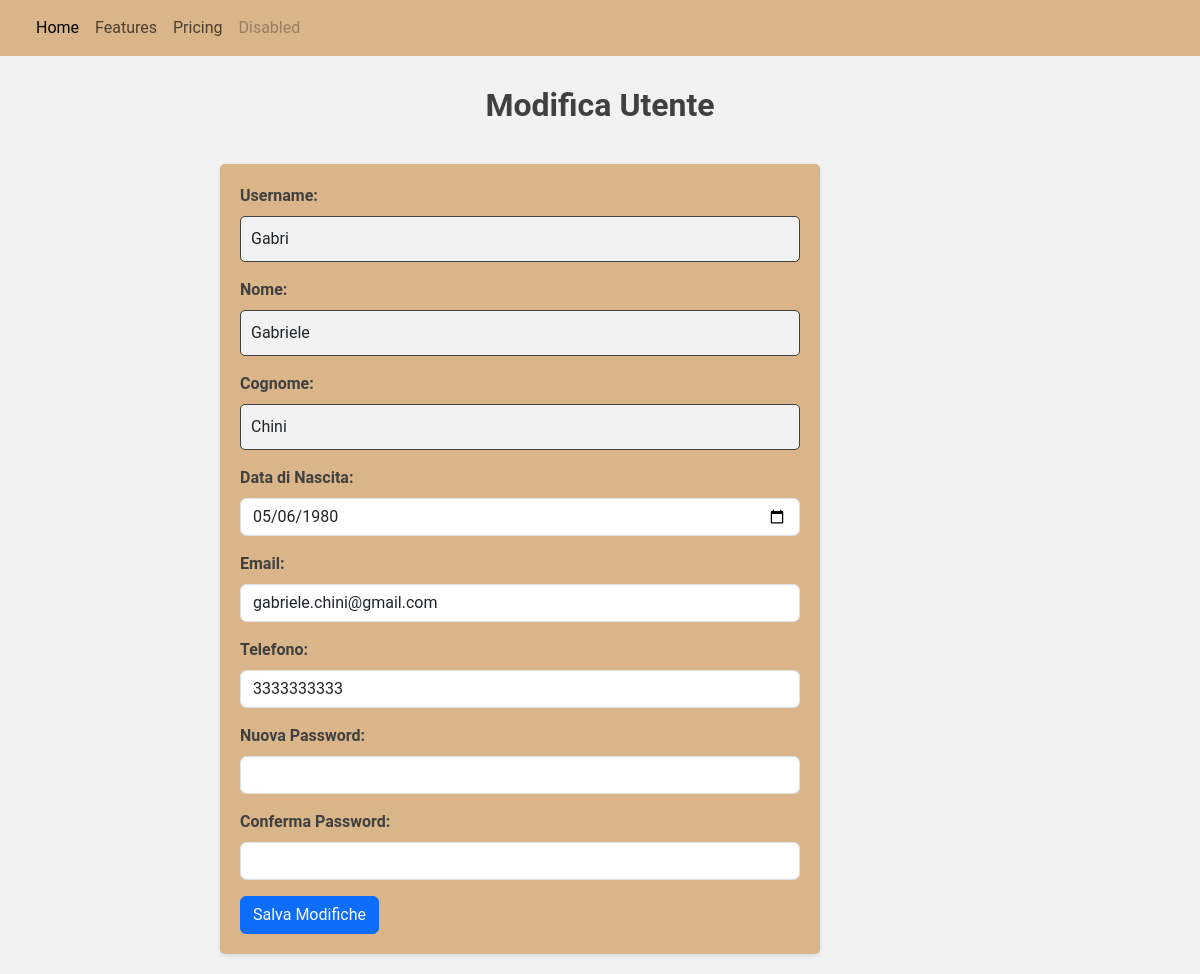
Page /modifyUser.php?id=1 on the committed database.
### tables this page shows
CREATE TABLE `utente` (
  `Codice` int(11) NOT NULL,
  `Username` varchar(255) DEFAULT NULL,
  `Password` varchar(255) DEFAULT NULL,
  `Nome` varchar(255) DEFAULT NULL,
  `Cognome` varchar(255) DEFAULT NULL,
  `DataNascita` date DEFAULT NULL,
  `Email` varchar(255) DEFAULT NULL,
  `Tel` varchar(20) DEFAULT NULL
);

### modifyUser.php (the view, shortened to what this page needs)
<!DOCTYPE html>
<html lang="it">
<head>
    <link href="https://cdn.jsdelivr.net/npm/bootstrap@5.3.3/dist/css/bootstrap.min.css" rel="stylesheet">
    <link rel="stylesheet" href="stylesheet/style.css">
</head>
<body>
    <?php
    include "navbar.php";
    include 'connection.php';
    if(isset($_GET['id']) && !empty($_GET['id'])) {
        $user_id = $_GET['id'];
        $user_sql = $conn->prepare("SELECT * FROM utente WHERE Codice = ?");
        $user_sql->bind_param("i", $user_id);
        $user_sql->execute();
        $user_result = $user_sql->get_result();
        if ($user_result->num_rows == 1) {
            $user_row = $user_result->fetch_assoc();
    ?>
            <div class="container">
                <h1>Modifica Utente</h1>
                <form method="post">
                    <div class="mb-3">
                        <label for="username" class="form-label">Username:</label>
                        <input type="text" class="form-control" id="username" name="username" value="<?php echo $user_row['Username']; ?>" required>
                    </div>
                    <div class="mb-3">
                        <label for="nome" class="form-label">Nome:</label>
                        <input type="text" class="form-control" id="nome" name="nome" value="<?php echo $user_row['Nome']; ?>" required>
                    </div>
                    <div class="mb-3">
                        <label for="cognome" class="form-label">Cognome:</label>
                        <input type="text" class="form-control" id="cognome" name="cognome" value="<?php echo $user_row['Cognome']; ?>" required>
                    </div>
                    <div class="mb-3">
                        <label for="data_nascita" class="form-label">Data di Nascita:</label>
                        <input type="date" class="form-control" id="data_nascita" name="data_nascita" value="<?php echo $user_row['DataNascita']; ?>" required>
                    </div>
                    <div class="mb-3">
                        <label for="email" class="form-label">Email:</label>
                        <input type="email" class="form-control" id="email" name="email" value="<?php echo $user_row['Email']; ?>" required>
                    </div>
                    <div class="mb-3">
                        <label for="tel" class="form-label">Telefono:</label>
                        <input type="tel" class="form-control" id="tel" name="tel" value="<?php echo $user_row['Tel']; ?>" required>
                    </div>
                    <div class="mb-3">
                        <label for="password" class="form-label">Nuova Password:</label>
                        <input type="password" class="form-control" id="password" name="password">
                    </div>
                    <div class="mb-3">
                        <label for="confirm_password" class="form-label">Conferma Password:</label>
                        <input type="password" class="form-control" id="confirm_password" name="confirm_password">
                    </div>
                    <button type="submit" class="btn btn-primary" name="submit">Salva Modifiche</button>
                </form>
            </div>
    <?php
        } else {
            echo "Nessun utente trovato con l'ID specificato.";
        }
    } else {
        echo "ID utente non fornito.";
    }
    ?>
</body>
</html>

### stylesheet/style.css (style rules this page uses)
:root { --white: #F2F2F2; --gray: #404040; --brown: #BF9B7A; --lightBrown: #D9B589; --darkBrown: #8C6849; }
body { font-family: 'Roboto', sans-serif; background-color: var(--white); color: var(--gray); margin: 0; padding: 0; display: flex; justify-content: center; align-items: center; flex-direction: column; width: 100vw; }
.container { max-width: 800px; padding: 20px; margin: 0 auto; }
h1 { text-align: center; font-size: 32px; color: var(--gray); margin-bottom: 40px; font-weight: 700; }
form { background-color: var(--lightBrown); border-radius: 5px; padding: 20px; margin-top: 20px; max-width: 600px; min-width: 600px; box-shadow: 0 2px 5px rgba(0, 0, 0, 0.1); }
label { font-weight: bold; display: block; margin-bottom: 10px; }
input[type="text"], input[type="number"], select { background-color: var(--white); width: 100%; padding: 10px; border: 1px solid var(--gray); border-radius: 5px; margin-bottom: 15px; box-sizing: border-box; }
input[type="submit"], button { background-color: var(--darkBrown); color: B5B4D9; padding: 10px 20px; border: none; border-radius: 4px; cursor: pointer; transition: background-color 0.3s ease; }

### rows in the picture
utente: username "Gabri", nome "Gabriele", cognome "Chini", data_nascita "05/06/1980", email "gabriele.chini@gmail.com", tel "3333333333"
